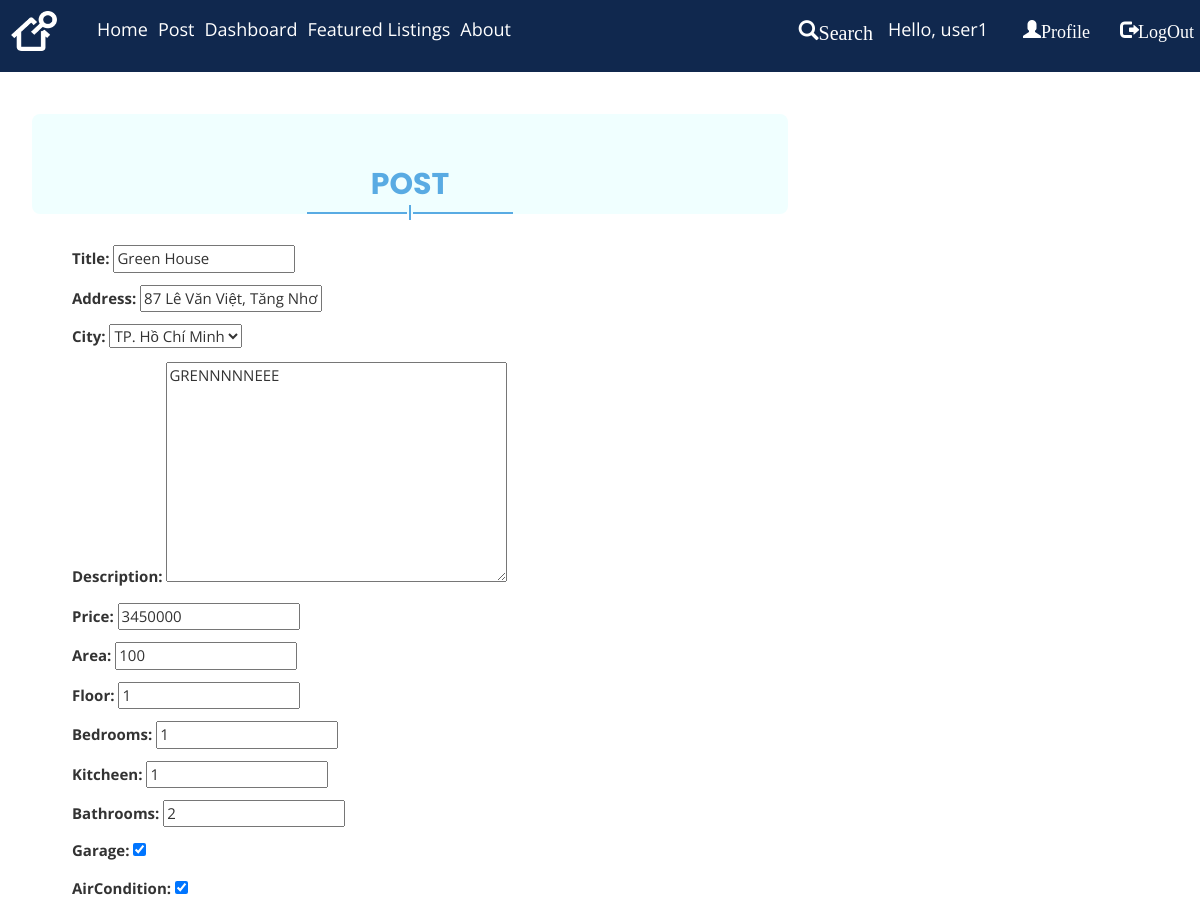
The app's page /update/4 (signed in, upper part), older data.
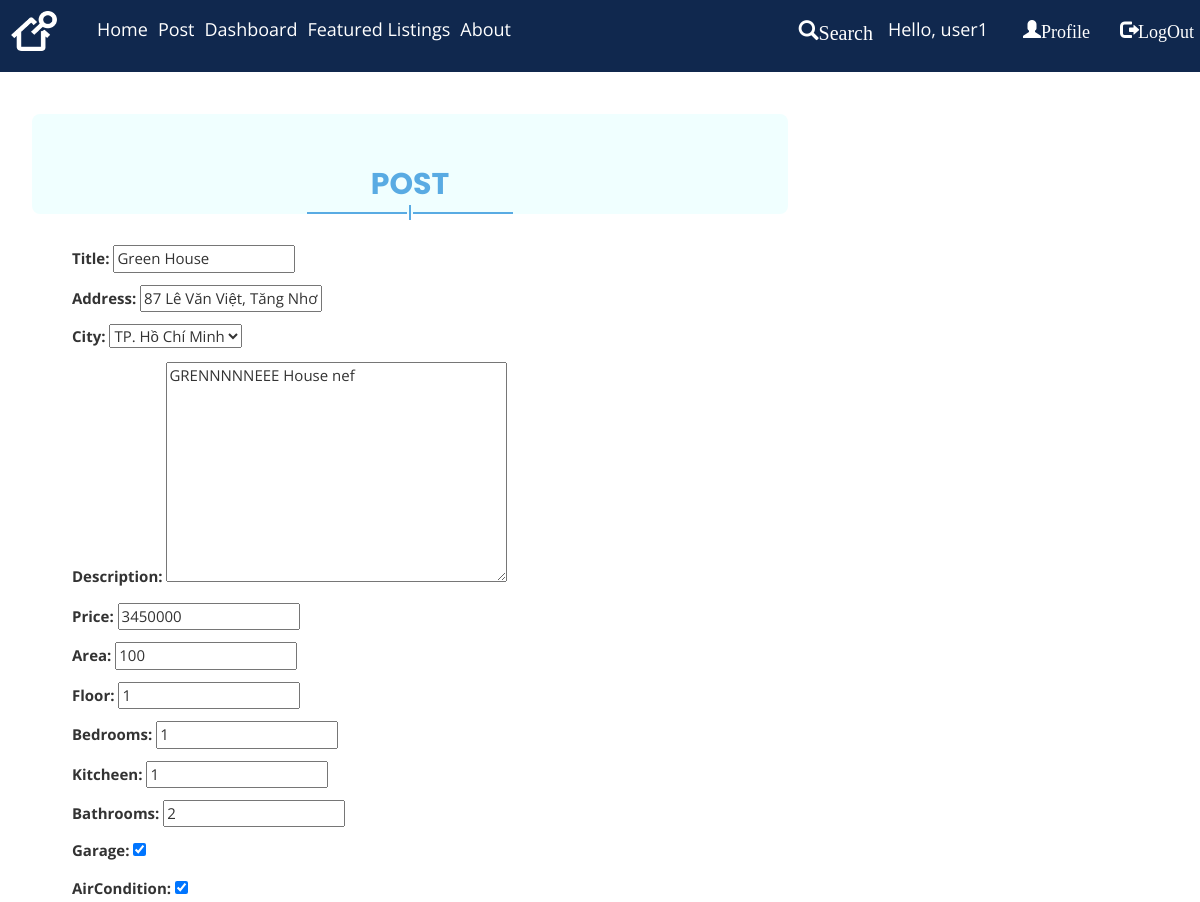
The same page, newer data.
### house/models.py (models this page shows, shortened)
class Listing(models.Model):
    status_choices = (
        ("Available","Available"),
        ("Unvailable", "Unavailable"),
        ("Sale", "For Sale"),
    )
    city_choices = {
        ('TP. Hồ Chí Minh', 'TP. Hồ Chí Minh'),
        ('Hà Nội', 'Hà Nội'),
        ('Đà Nẵng', 'Đà Nẵng'),
    }
    status = models.CharField(max_length = 20, choices=status_choices, default="Available")
    lessor = models.ForeignKey(Profile,on_delete = models.CASCADE, blank=True,null=True)
    title = models.CharField(max_length = 120)
    address = models.CharField(max_length = 200)
    city = models.CharField(max_length = 100,choices=city_choices,default='TP. Hồ Chí Minh')
    description = models.TextField(blank=True)
    price = models.IntegerField()
    area = models.IntegerField()
    floor= models.IntegerField(default=1)
    bedrooms = models.IntegerField(default=0)
    kitcheen = models.IntegerField(default=0)
    bathrooms = models.IntegerField(default=0)
    garage = models.BooleanField(default=0)
    AirCondition = models.BooleanField(default=0)
    ComunityCenter = models.BooleanField(default=0)
    SecuritySystem = models.BooleanField(default=0)
    Furniture = models.TextField(default=0)
    list_date = models.DateField(default = datetime.now,blank = True)
    photo_main = models.ImageField(upload_to = 'photos/%Y/%m/%d/')
    photo_1 = models.ImageField(upload_to = 'photos/%Y/%m/%d/',blank =True)
    photo_2 = models.ImageField(upload_to = 'photos/%Y/%m/%d/',blank =True)
    photo_3 = models.ImageField(upload_to = 'photos/%Y/%m/%d/',blank =True)
    photo_4 = models.ImageField(upload_to = 'photos/%Y/%m/%d/',blank =True)
    photo_5 = models.ImageField(upload_to = 'photos/%Y/%m/%d/',blank =True)

### house/views.py (the view)
# urls.py: path('update/<str:pk>',views.listing_update,name='update'),
@login_required(login_url='login' )
def listing_update(request, pk):
    listing=Listing.objects.get(id=pk)
    form=ListingForm(instance=listing)
    if request.method== "POST":
        form = ListingForm(request.POST,request.FILES, instance= listing)
        if form.is_valid():
            form.save()
            return redirect('/')
    context={
        'form': form
    }
    return render(request, 'listings/listing_create.html',context)

### house/forms.py
class ListingForm(ModelForm):
    class Meta:
        model = Listing
        fields =[
            "title",
            "address",
            "city",
            "description",
            "price",
            "area",
            "floor",
            "bedrooms",
            "kitcheen",
            "bathrooms",
            "garage",
            "AirCondition",
            "ComunityCenter",
            "SecuritySystem",
            "Furniture",
            "list_date",
            "photo_main",
            "photo_1",
            "photo_2",
            "photo_3",
            "photo_4",
            "photo_5",
            "status",
        ]

### templates/listings/listing_create.html (shortened to what this page needs)
{% extends 'base1.html' %}
{% load static %}
{% load humanize%}
{% block content %}
<body>
<section id="aa-properties">
    <div class="container">
        <div class="row">
            <div class="col-md-8">
                <div class="aa-properties-content">
                    <div class="aa-properties-details">
                        <form method="POST" enctype="multipart/form-data" style="background-color:azure">
                            <div class="aa-title" style="margin-top:0px;">
                                <h2>POST</h2>
                                <span></span>
                            </div>
                            {{ form.as_p }}
                            <button class="aa-search-btn" type="submit" style="background-color:azure"><b>Submit</button>
                                <br>
                            <br>
                            <br>
                        </form>
                    </div>
                </div>
            </div>
        </div>
    </div>
</section>
</body>
{%endblock%}

Row changes from the older to the newer data that the page shows:
changed Listing "Green House": description "GRENNNNNEEE" → "GRENNNNNEEE House nef"
